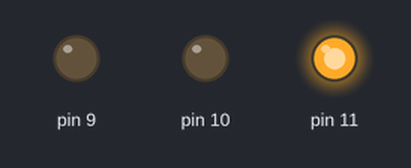
A sketch run on a simulated Arduino Uno, built with avr-gcc and run on an emulated ATmega328P. Parts: output pins drawn as LEDs (lit = HIGH).

Above: at 0.5 s.
At 1.5 s:
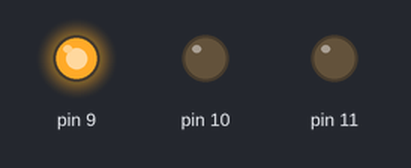
At 5.5 s:
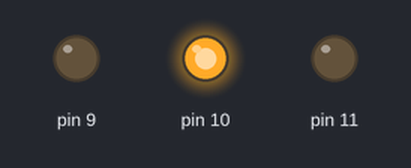
Timing chart, 0 to 6.9 s (numbered marks = the images above):
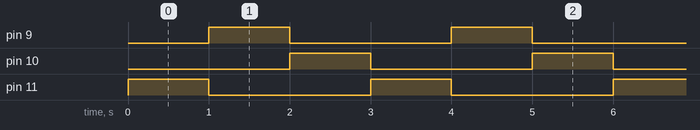

The sketch:

Task1.ino
```cpp
#include <util/delay.h>

uint8_t timerstate;

ISR(TIMER1_COMPA_vect) {

  //using timer for the RGY blinks
  if (timerstate == 3) {
    timerstate = 1;
  }
  else {
    timerstate++;
  }
}


int main(void) {

  timerstate  = 1;

  DDRB |= (1 << DDB3); // set pin 11 of port B to output
  DDRB |= (1 << DDB2); // set pin 10 of port B to output
  DDRB |= (1 << DDB1); // set pin 9 of port B to output

  cli(); //disable all interrupts during configuration

  TCCR1A &= ~(1 << WGM11);
  TCCR1A &= ~(1 << WGM10);
  TCCR1B &= ~(1 << WGM13);
  TCCR1B |= (1 << WGM12); // Set the timer to CTC mode and
  //prescaler to 1024 -
  TCCR1B |= (1 << CS12) | (1 << CS10);
  TCCR1B &= ~(1 << CS11);

  // see Datasheet Table 15-5 and 15-6
  TCNT1 = 0;   // Initialize timer to 0
  OCR1A = 15624;   // Set CTC compare value
  TIMSK1 |= (1 << OCIE1A); // Enable CTC interrupt for OCR1A compare match

  sei(); //enable all interrupts


  while (1) {

    switch (timerstate) {
      case 1:
        PORTB |= 1 << PB3;    //red light on
        PORTB &= ~(1 << PB2); //yellow light off
        PORTB &= ~(1 << PB1); //green light off
        break;

      case 2:
        PORTB &= ~(1 << PB3); //red light off
        PORTB &= ~(1 << PB2); //yellow light off
        PORTB |= 1 << PB1;    //green light on
        break;

      case 3:
        PORTB &= ~(1 << PB3); //red light off
        PORTB |= 1 << PB2;    //yellow light on
        PORTB &= ~(1 << PB1); //green light off
        break;

      default:
        break;
    }
  }
}
```

Measured:
- by itself, pin 9–11: alternates HIGH for 1.0 s and LOW for 2.0 s
- by itself, everything shown: repeats every 3.0 s, in 3 steps
